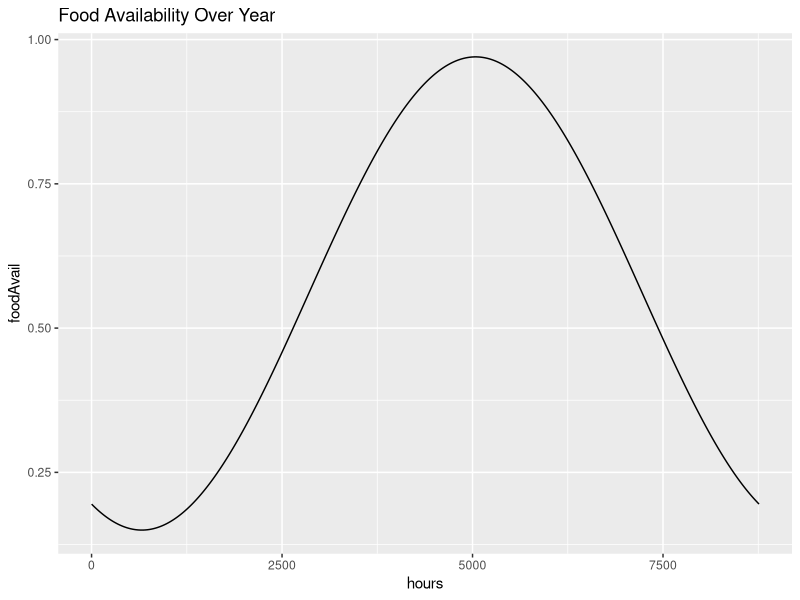
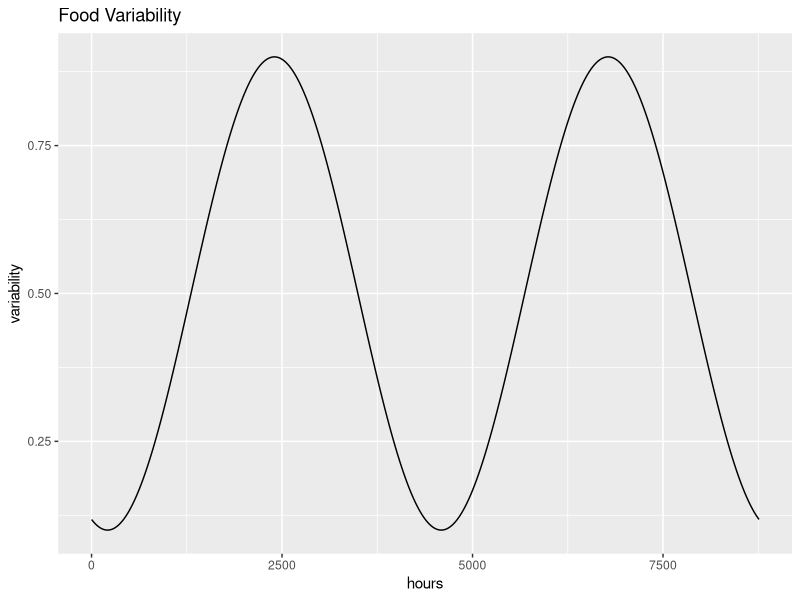
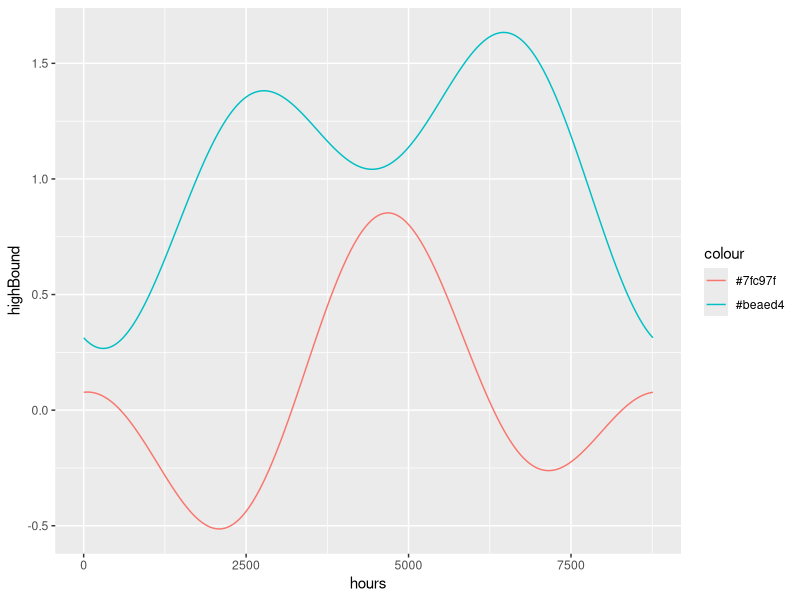
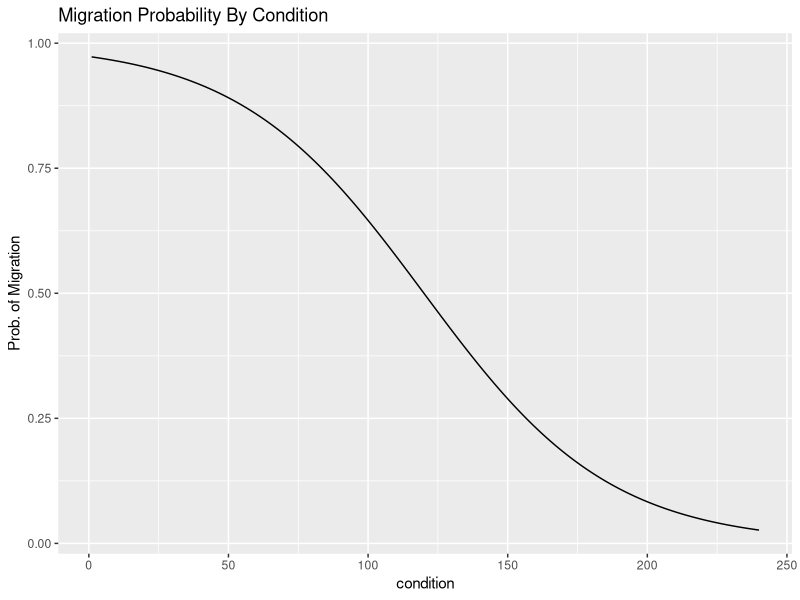
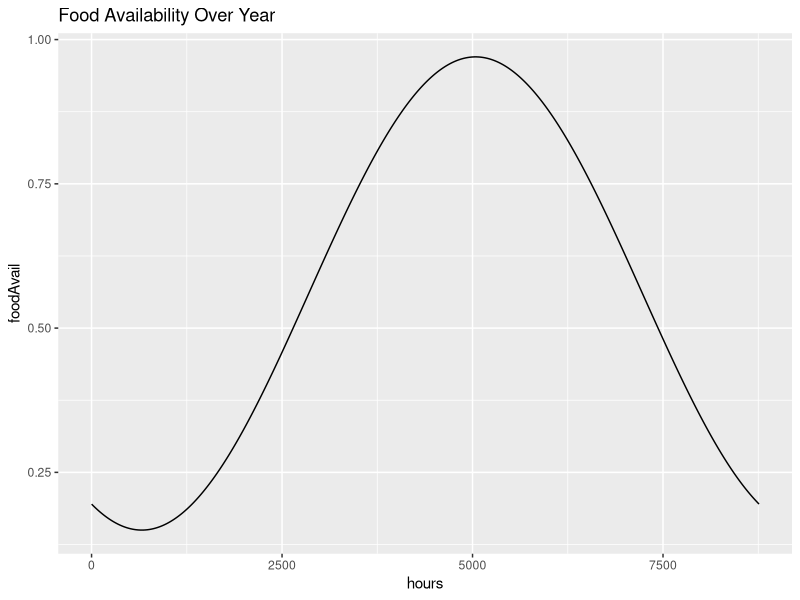
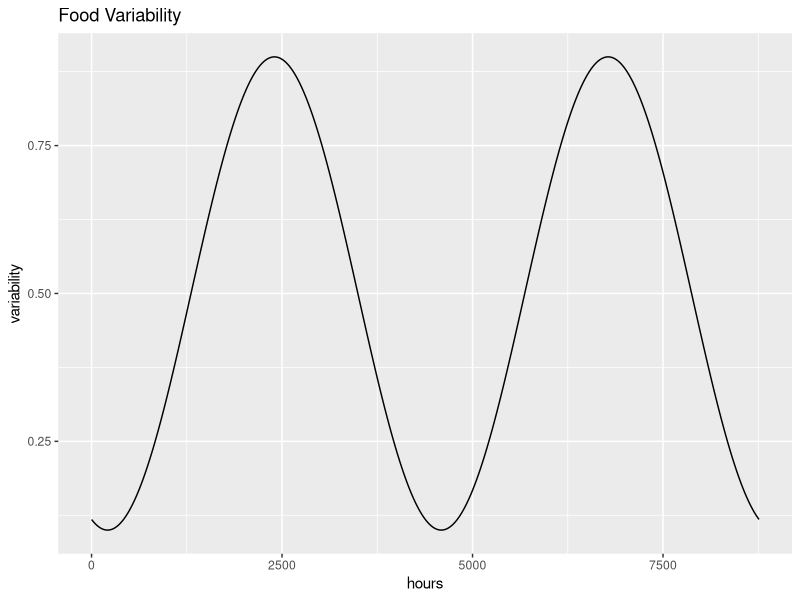
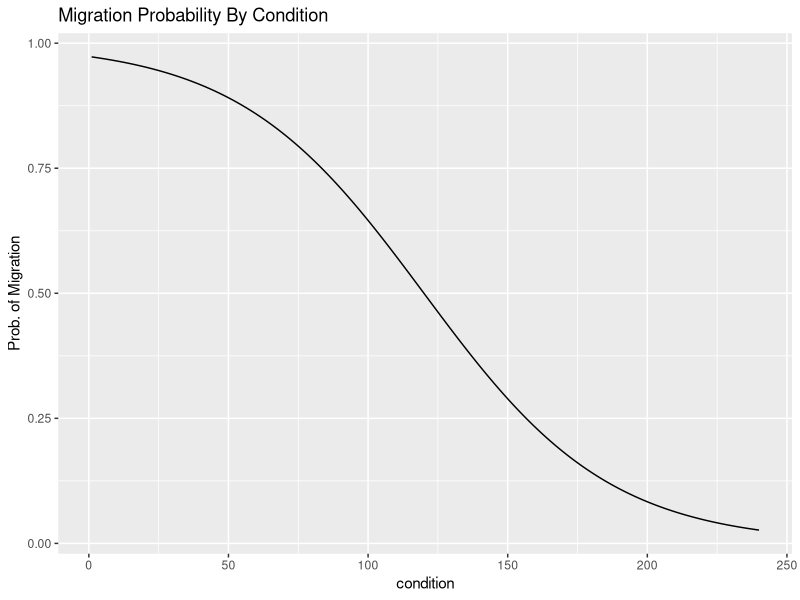

Source code (R) for these figures, in order:
## ---- chunk 1
library(ggplot2)
# Code for a simple food availability model based upon the assumptions of higher pelagic food quality
# in the summer. 
## ---- chunk 2
#First we set up some user defined variables. 
min     = 0.15 #minimum food availability value
max     = 0.97 #max 
highDay = 210*24 #Number of days into the year that the max food availability is (226 is aug 15)
august  = 5856 #hours into the year
## ---- chunk 3
#Now we generate the others
scaler    = (max - min)/2 #range divided by two
heightAdj = (max + min)/2 #average value
hours      = 1:(365*24) #Set up a hour vector to loop over
foodAvail = NULL  

#Quick loop to generate the data. 
for (hour in hours){
  foodAvail = c(foodAvail, scaler * cos( (1/(365*24))*2*pi * (hour - highDay)) + heightAdj)
}

qplot(hours,foodAvail, geom = "line", main = "Food Availability Over Year")
setwd("/Users/Nick/mysisModeling/paperMaterials/figures")
ggsave(filename = "pres_foodAvailability.pdf", width = 6, height = 2.5)
## ---- chunk 4
min     = 0.1 #minimum food availability value
max     = 0.9 #max 
highDay = 100*24
scaler    = (max - min)/2 #range divided by two
heightAdj = (max + min)/2 #average value
variability = NULL

#Quick loop to generate the data. 
for (hour in hours){
  variability = c(variability, scaler * cos( (1/(365*24))*4*pi * (hour - highDay)) + heightAdj)
}

qplot(hours,variability, geom = "line", main = "Food Variability")
setwd("/Users/Nick/mysisModeling/paperMaterials/figures")
ggsave(filename = "pres_foodVariability.pdf", width = 6, height = 2.5)

avail_var_df = as.data.frame(cbind(foodAvail, variability))
## ---- chunk 5
highBound = NULL
lowBound  = NULL

for (hour in hours){
  highBound = c(highBound, (foodAvail[hour] + variability[hour]))  
  lowBound = c(lowBound, (foodAvail[hour] - variability[hour]))
}

distributionDf = as.data.frame(cbind(hours, highBound, lowBound))

library(ggplot2)

ggplot(distributionDf, aes(hours)) + 
  geom_line(aes(y = highBound, colour = "#beaed4")) + 
  geom_line(aes(y = lowBound, colour = "#7fc97f")) 

## ---- chunk 6
setwd("/Users/Nick/mysisModeling")
#write.csv(distributionDf, "data/FoodAvail_Hour.csv", row.names=FALSE) #The bounded model  #
#write.csv(avail_var_df, "data/FoodAvail_Hour.csv", row.names=FALSE) #The plain side curve. 

## ---- chunk 7
library(ggplot2)
migrationProb = function(condition){ #I am choosing to leave the random roll outside of script for continuity, could be changed
  m = 120 #value of curve midpoint
  k = 0.03 #steepness of curve
  x = condition 
  
  dist = 1/(1 + exp(-k* (x - m)))   
  return(1 - dist)
}


condition = seq(1,240, 0.1)
results = sapply(condition, migrationProb)
qplot(condition, results, geom = "line", main = "Migration Probability By Condition", ylab = "Prob. of Migration")
setwd("/Users/Nick/mysisModeling/paperMaterials/figures")
ggsave(filename = "migrationProb.pdf", width = 6, height = 4.5)

